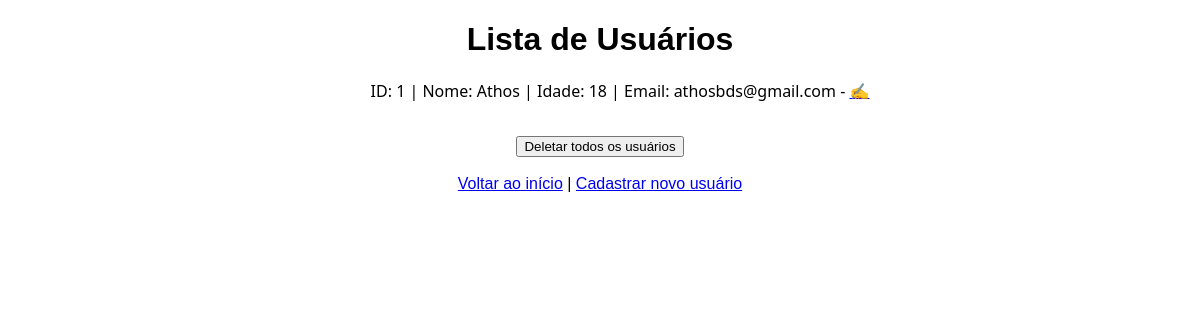
/users, run on an earlier commit of the app's database.
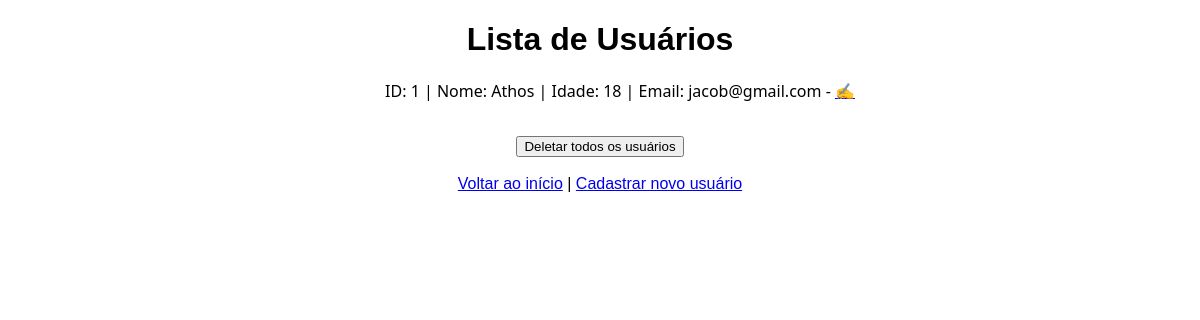
And on a later commit of the database.
### tables this page shows
CREATE TABLE user(
    id INTEGER PRIMARY KEY AUTOINCREMENT, 
    name text NOT NULL, 
    age text NOT NULL,
    email VARCHAR(254) NOT NULL UNIQUE);

### app.py (the view)
@app.route('/users')
def listar_usuarios():
    database = sqlite3.connect('users.db')
    database_cursor = database.cursor()
    database_cursor.execute("SELECT * FROM user")
    users = database_cursor.fetchall()
    return render_template('users.html', users=users)

### templates/users.html (shortened to what this page needs)
<!DOCTYPE html>
<html lang="pt-br">
<head>
</head>
<body style="text-align: center; font-family: Arial, Helvetica, sans-serif;">
    <h1>Lista de Usuários</h1>
    {% if users %}
        <ul>
            {% for user in users %}
                <p style="font-family: 'Segoe UI', Tahoma, Geneva, Verdana, sans-serif;">ID: {{ user[0] }} | Nome: {{ user[1] }} | Idade: {{ user[2] }} | Email: {{user [3]}}  - <a href="/update/{{ user[0] }}">✍️</a></p>
            {% endfor %}
        </ul>
    {% else %}
        <p>Nenhum usuário cadastrado.</p>
    {% endif %}
    <br>
    <form action="/delete_all" method="get">
        <button type="submit">Deletar todos os usuários</button>
    </form>
    <br>
    <a href="/">Voltar ao início</a> | <a href="/add">Cadastrar novo usuário</a>
</body>
</html>

What changed in the data, as far as the page shows it:
changed user "Athos": email "athosbds@gmail.com" → "jacob@gmail.com"
